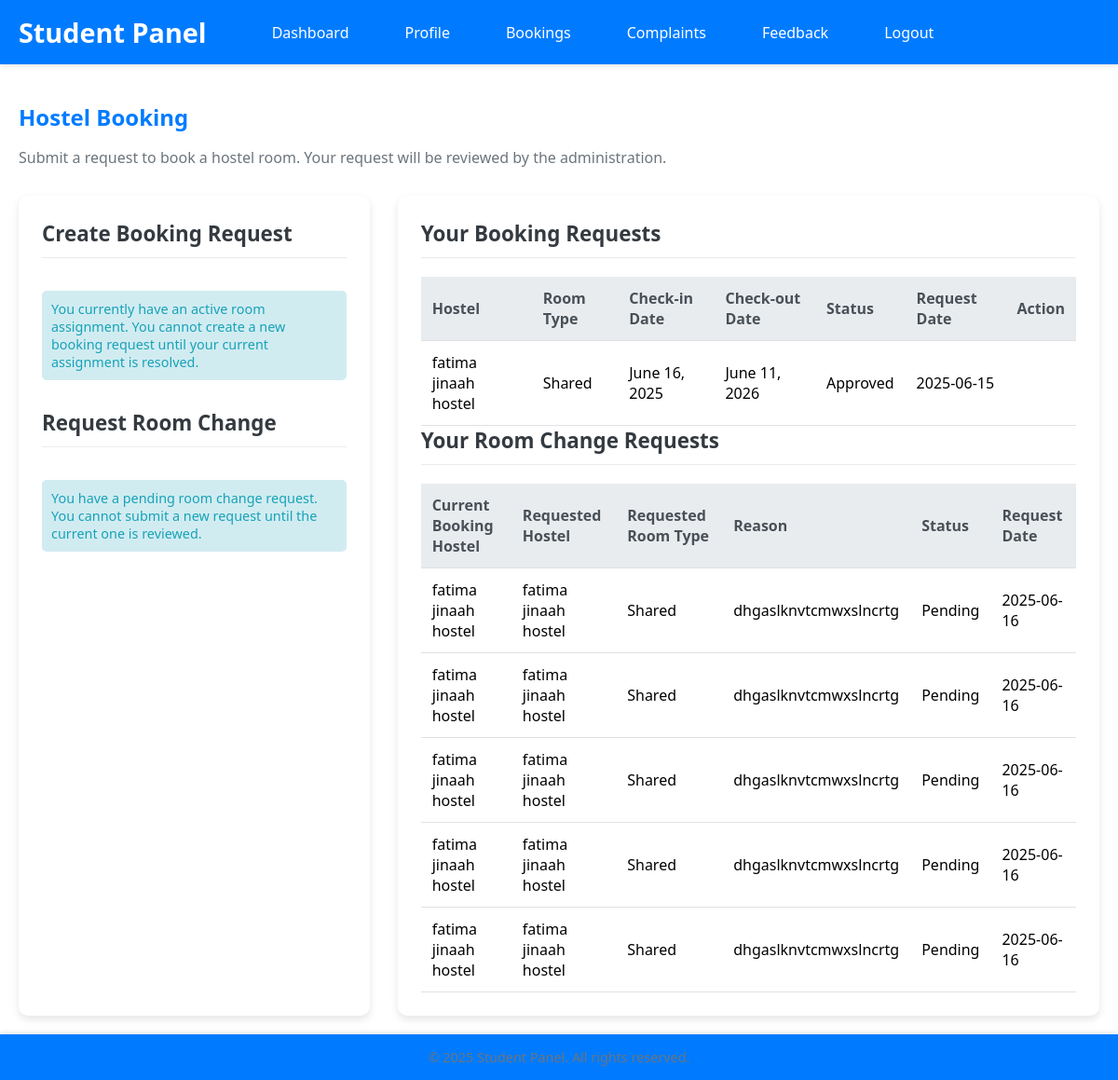
Page /student/booking/ (signed in) on the earlier database version.
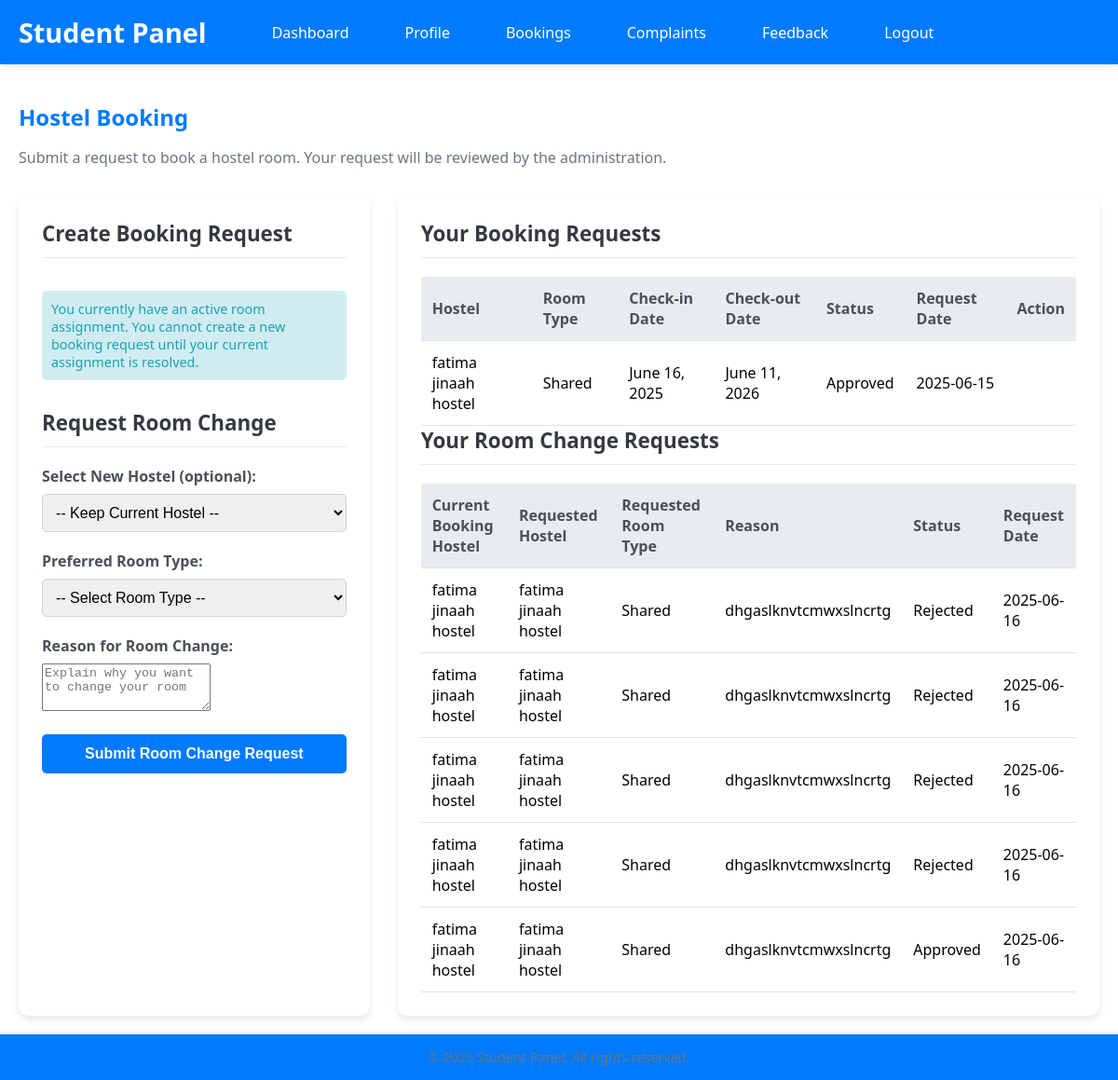
Same page on the later database version.
### student/models.py (models this page shows, shortened)
class RoomChangeRequest(models.Model):
    STATUS_CHOICES = [
        ('Pending', 'Pending'),
        ('Approved', 'Approved'),
        ('Rejected', 'Rejected'),
        ('Cancelled', 'Cancelled'),
    ]
    student = models.ForeignKey(User, on_delete=models.CASCADE, related_name='room_change_requests')
    current_booking = models.ForeignKey(BookingRequest, on_delete=models.CASCADE, related_name='change_requests')
    requested_hostel = models.ForeignKey(Hostels, on_delete=models.CASCADE, null=True, blank=True, related_name='room_change_requests')
    requested_room_type = models.CharField(max_length=20, choices=[
        ('Single', 'Single'),
        ('Double', 'Double'),
        ('Shared', 'Shared')
    ])
    reason = models.TextField()
    status = models.CharField(max_length=20, choices=STATUS_CHOICES, default='Pending')
    request_date = models.DateTimeField(auto_now_add=True)
    updated_at = models.DateTimeField(auto_now=True)
    admin_notes = models.TextField(blank=True, null=True)
    class Meta:
        ordering = ['-request_date']

### coustom_admin/models.py (models this page shows, shortened)
class BookingRequest(models.Model):
    STATUS_CHOICES = [
        ('Pending', 'Pending'),
        ('Approved', 'Approved'),
        ('Rejected', 'Rejected'),
        ('Cancelled', 'Cancelled'),
        ('Completed', 'Completed')
    ]
    student = models.ForeignKey(User, on_delete=models.CASCADE, related_name='bookings')
    hostel = models.ForeignKey('Hostels', on_delete=models.CASCADE, related_name='bookings')
    room_type = models.CharField(max_length=20, choices=[
        ('Single', 'Single'),
        ('Double', 'Double'),
        ('Shared', 'Shared')
    ])
    status = models.CharField(max_length=20, choices=STATUS_CHOICES, default='Pending')
    check_in_date = models.DateField()
    check_out_date = models.DateField(null=True, blank=True)
    request_date = models.DateTimeField(auto_now_add=True, help_text='When the booking was requested')
    class Meta:
        constraints = [
            models.UniqueConstraint(
                fields=['student'],
                condition=Q(status='Pending') | Q(status='Approved'),
                name='unique_active_booking_per_student'
            )
        ]
    updated_at = models.DateTimeField(auto_now=True)
    admin_notes = models.TextField(blank=True, null=True)
    class Meta:
        ordering = ['-request_date']

class Hostels(models.Model):
    name = models.CharField(max_length=100)
    address = models.TextField(max_length=250)
    gender = models.CharField(default="Male", choices=[('Male', 'Male'), ('Female', 'Female')])
    contact_number = models.CharField(max_length=11)
    total_floors = models.IntegerField()
    description = models.TextField(blank=True, null=True)
    created_at = models.DateTimeField(auto_now_add=True)

### student/views.py (the view, shortened to what this page needs)
# urls.py: path('booking/', views.student_booking, name='student_booking'),
def student_booking(request):
    if not request.user.is_authenticated:
        return redirect('student_login')
    try:
        student = Student.objects.get(user_id=request.user.id)
        from coustom_admin.models import Hostels, BookingRequest
        hostels = Hostels.objects.all()
        bookings = BookingRequest.objects.filter(student=request.user).order_by('-request_date')
        from coustom_admin.models import RoomAssignment
        has_active_assignment = RoomAssignment.objects.filter(
            booking__student=request.user,
            is_active=True
        ).exists()
        has_pending_room_change = False
        if has_active_assignment:
            active_booking = BookingRequest.objects.filter(
                student=request.user,
                status='Approved'
            ).first()
            if active_booking:
                from student.models import RoomChangeRequest
                has_pending_room_change = RoomChangeRequest.objects.filter(
                    student=request.user,
                    current_booking=active_booking,
                    status='Pending'
                ).exists()
        from student.models import RoomChangeRequest
        room_change_requests = RoomChangeRequest.objects.filter(student=request.user).order_by('-request_date')
        return render(request, 'student_booking.html', {
            'student': student,
            'hostels': hostels,
            'bookings': bookings,
            'has_active_assignment': has_active_assignment,
            'has_pending_room_change': has_pending_room_change,
            'room_change_requests': room_change_requests
        })
    except Student.DoesNotExist:
        logout(request)
        messages.error(request, "Access denied. This portal is for students only.")
        return redirect('student_login')

### student/Templates/student_booking.html (shortened to what the changed rows need)
{% extends 'student_base.html' %}
{% block content %}
    <h2>Hostel Booking</h2>
    <div class="booking-container">
        <div class="booking-form">
            <h3>Create Booking Request</h3>
            {% if has_active_assignment %}
                <p class="info-message">You currently have an active room assignment. You cannot create a new booking request until your current assignment is resolved.</p>
                <h3>Request Room Change</h3>
                {% if has_pending_room_change %}
                    <p class="info-message">You have a pending room change request. You cannot submit a new request until the current one is reviewed.</p>
                {% else %}
                    <form method="POST" action="{% url 'student_booking' %}">
                        <div class="form-group">
                            <label for="change_hostel">Select New Hostel (optional):</label>
                            <select id="change_hostel" name="change_hostel">
                                <option value="">-- Keep Current Hostel --</option>
                            </select>
                        </div>
                        <div class="form-group">
                            <label for="change_room_type">Preferred Room Type:</label>
                            <select id="change_room_type" name="change_room_type" required>
                                <option value="">-- Select Room Type --</option>
                            </select>
                        </div>
                        <div class="form-group">
                            <label for="reason">Reason for Room Change:</label>
                            <textarea id="reason" name="reason" rows="3" required placeholder="Explain why you want to change your room"></textarea>
                        </div>
                        <button type="submit">Submit Room Change Request</button>
                    </form>
                {% endif %}
            {% endif %}
        </div>
        <div class="booking-history">
            {% if bookings %}
                <table class="booking-table">
                    <thead>
                        <tr>
                            <th>Hostel</th>
                            <th>Room Type</th>
                            <th>Check-in Date</th>
                            <th>Check-out Date</th>
                            <th>Status</th>
                            <th>Request Date</th>
                            <th>Action</th>
                        </tr>
                    </thead>
                </table>
            {% else %}
                <p>No booking requests found.</p>
            {% endif %}
            {% if room_change_requests %}
                <table class="booking-table">
                    <thead>
                        <tr>
                            <th>Current Booking Hostel</th>
                            <th>Requested Hostel</th>
                            <th>Requested Room Type</th>
                            <th>Reason</th>
                            <th>Status</th>
                            <th>Request Date</th>
                        </tr>
                    </thead>
                    <tbody>
                        {% for request in room_change_requests %}
                            <tr>
                                <td>{{ request.current_booking.hostel.name }}</td>
                                <td>{{ request.requested_hostel.name|default:"Same Hostel" }}</td>
                                <td>{{ request.requested_room_type }}</td>
                                <td>{{ request.reason }}</td>
                                <td>{{ request.status }}</td>
                                <td>{{ request.request_date|date:"Y-m-d" }}</td>
                            </tr>
                        {% endfor %}
                    </tbody>
                </table>
            {% else %}
                <p>No room change requests found.</p>
            {% endif %}
        </div>
    </div>
{% endblock %}

Differences in the rows shown:
changed RoomChangeRequest (number 1 of 5 on the later page): status "Pending" → "Rejected"
changed RoomChangeRequest (number 2 of 5 on the later page): status "Pending" → "Rejected"
changed RoomChangeRequest (number 3 of 5 on the later page): status "Pending" → "Rejected"
changed RoomChangeRequest (number 4 of 5 on the later page): status "Pending" → "Rejected"
changed RoomChangeRequest: status "Pending" → "Approved"
Other differences:
form field change_hostel: (not shown) → "-- Keep Current Hostel --"
form field change_room_type: (not shown) → "-- Select Room Type --"
text no longer shown: "You have a pending room change request. You cannot submit a new request until the current one is reviewed."
text now shown: "Select New Hostel (optional): Preferred Room Type: Reason for Room Change: Submit Room Change Request"
